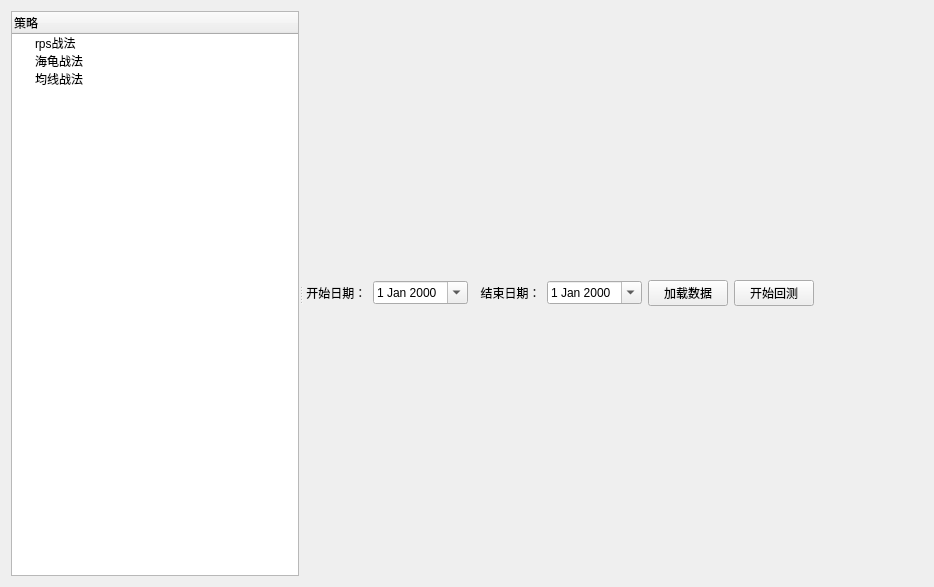
<?xml version="1.0" encoding="UTF-8"?>
<ui version="4.0">
 <class>Form</class>
 <widget class="QWidget" name="Form">
  <property name="geometry">
   <rect>
    <x>0</x>
    <y>0</y>
    <width>934</width>
    <height>587</height>
   </rect>
  </property>
  <property name="windowTitle">
   <string>Form</string>
  </property>
  <layout class="QVBoxLayout" name="verticalLayout_2">
   <item>
    <widget class="QSplitter" name="splitter">
     <property name="orientation">
      <enum>Qt::Horizontal</enum>
     </property>
     <widget class="QTreeWidget" name="treeWidget">
      <property name="columnCount">
       <number>1</number>
      </property>
      <column>
       <property name="text">
        <string>策略</string>
       </property>
      </column>
      <item>
       <property name="text">
        <string>rps战法</string>
       </property>
      </item>
      <item>
       <property name="text">
        <string>海龟战法</string>
       </property>
      </item>
      <item>
       <property name="text">
        <string>均线战法</string>
       </property>
      </item>
     </widget>
     <widget class="QWidget" name="layoutWidget">
      <layout class="QVBoxLayout" name="verticalLayout" stretch="1,12">
       <item>
        <layout class="QHBoxLayout" name="horizontalLayout">
         <item>
          <widget class="QLabel" name="label">
           <property name="text">
            <string> 开始日期：</string>
           </property>
          </widget>
         </item>
         <item>
          <widget class="QDateEdit" name="dte_start">
           <property name="calendarPopup">
            <bool>true</bool>
           </property>
          </widget>
         </item>
         <item>
          <widget class="QLabel" name="label_2">
           <property name="text">
            <string>  结束日期：</string>
           </property>
          </widget>
         </item>
         <item>
          <widget class="QDateEdit" name="dte_end">
           <property name="calendarPopup">
            <bool>true</bool>
           </property>
          </widget>
         </item>
         <item>
          <widget class="QPushButton" name="pb_load_data">
           <property name="text">
            <string> 加载数据 </string>
           </property>
          </widget>
         </item>
         <item>
          <widget class="QPushButton" name="pb_start">
           <property name="text">
            <string> 开始回测 </string>
           </property>
          </widget>
         </item>
         <item>
          <spacer name="horizontalSpacer">
           <property name="orientation">
            <enum>Qt::Horizontal</enum>
           </property>
           <property name="sizeHint" stdset="0">
            <size>
             <width>40</width>
             <height>20</height>
            </size>
           </property>
          </spacer>
         </item>
        </layout>
       </item>
       <item>
        <layout class="QVBoxLayout" name="vl_plot_container"/>
       </item>
      </layout>
     </widget>
    </widget>
   </item>
  </layout>
 </widget>
 <resources/>
 <connections/>
</ui>
